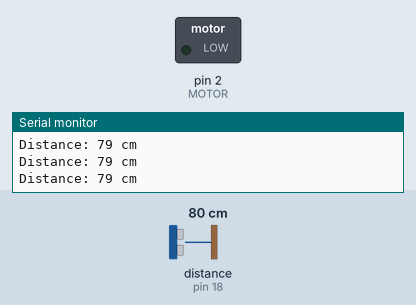
This sketch was run on a simulated Arduino Uno, built with avr-gcc and run on an emulated ATmega328P. On the bench: switched loads named in the sketch (green lamp = pin HIGH), the last lines printed to the serial monitor. Wiring (inferred from the names in the program): ultrasonic range finder: trigger pin 5; echo pin 18. Dashed ring = blinking. The inputs (shaded band) are chosen by the test bench; at power-on: distance to the obstacle (sensor on pin 18) 80 cm. The echo pulse lasts 58.3 µs per cm; pins used as bus, display or sensor lines are not drawn.

Above: at 1.2 s.
1.3 s: distance to the obstacle (sensor on pin 18) set to 2 cm
At 1.54 s:
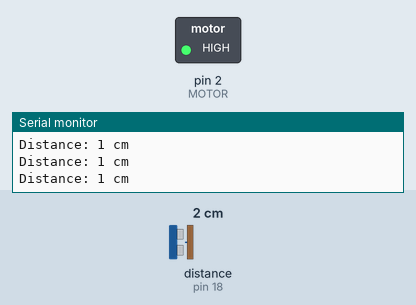
Timing chart, 0 to 4.3 s (numbered marks = the images above; inputs shaded):
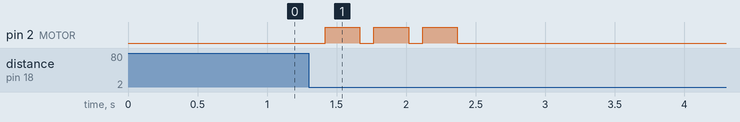

The sketch:

main.ino
```cpp
#define TRIG 5
#define ECHO 18
#define MOTOR 2  // Vibration motor pin (direct connection with resistor)

long getDistance() {
  long sum = 0;
  int validReadings = 0;

  for (int i = 0; i < 5; i++) {  // 5 readings for stability
    digitalWrite(TRIG, LOW);
    delayMicroseconds(2);
    digitalWrite(TRIG, HIGH);
    delayMicroseconds(10);
    digitalWrite(TRIG, LOW);

    long duration = pulseIn(ECHO, HIGH, 30000);
    if (duration > 0) {
      sum += duration;
      validReadings++;
    }
    delay(5);  // minimal delay for stability
  }

  if (validReadings == 0) return -1;
  long averageDuration = sum / validReadings;
  return averageDuration * 0.0343 / 2;
}

// State-machine for vibration
struct VibePattern {
  int pulses;
  int onTime;
  int offTime;
  int currentPulse;
  bool isOn;
  unsigned long lastChange;
  bool active;
};

VibePattern vibe;

void startVibe(int count, int onTime, int offTime) {
  vibe.pulses = count;
  vibe.onTime = onTime;
  vibe.offTime = offTime;
  vibe.currentPulse = 0;
  vibe.isOn = false;
  vibe.lastChange = millis();
  vibe.active = true;
}

void updateVibe() {
  if (!vibe.active) return;
  unsigned long now = millis();
  if (vibe.isOn && (now - vibe.lastChange >= vibe.onTime)) {
    digitalWrite(MOTOR, LOW);
    vibe.isOn = false;
    vibe.lastChange = now;
  }
  else if (!vibe.isOn && (now - vibe.lastChange >= vibe.offTime)) {
    vibe.currentPulse++;
    if (vibe.currentPulse > vibe.pulses) {
      vibe.active = false;
      digitalWrite(MOTOR, LOW);
      return;
    }
    digitalWrite(MOTOR, HIGH);
    vibe.isOn = true;
    vibe.lastChange = now;
  }
}

void setup() {
  pinMode(TRIG, OUTPUT);
  pinMode(ECHO, INPUT);
  pinMode(MOTOR, OUTPUT);
  digitalWrite(MOTOR, LOW);
  Serial.begin(115200);
  Serial.println("Obstacle Detection Started (Non-blocking Vibration)...");
}

unsigned long lastCheck = 0;
void loop() {
  updateVibe();  // always update motor pattern

  unsigned long now = millis();
  if (now - lastCheck >= 50) {  // check distance every 50 ms
    lastCheck = now;
    long distance = getDistance();
    if (distance > 0) {
      Serial.print("Distance: ");
      Serial.print(distance);
      Serial.println(" cm");

      if (distance >= 45 && distance <= 60) {
        startVibe(3, 250, 100);
      }
      else if (distance >= 60 && distance <= 95) {
        startVibe(1, 90, 100);
      }
      else if (distance >= 95 && distance <= 105) {
        startVibe(2, 150, 100);
      }
      else if (distance >= 150 && distance <= 160) {
        startVibe(1, 300, 100);
      }
    } else {
      Serial.println("No echo received.");
    }
  }
}
```

Measured:
- after the input at 1.3 s, pin 2 (MOTOR): alternates HIGH for 0.25 s and LOW for 0.10 s, 6 changes in all, then stays LOW, starting after 0.12 s
